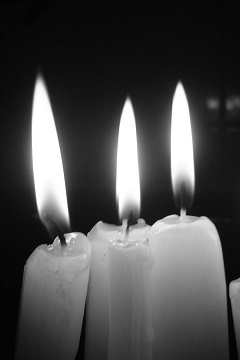
#> input picture SPR_HW04/code/q6/dataset/sad_days_gray.jpg, 240 x 360 px, found by its file name
$ python a_b_c_d_e.py
#> lines starting #> are read from the running program, lines starting #| are printed output that depends on the picture
from PIL import Image
import numpy as np
import matplotlib.pyplot as plt


def load_image(infilename):

#> called with infilename = '/q6/dataset/sad_days_gray.jpg'
    img = Image.open(infilename)
#> img is the input picture: PIL image 240x360 RGB; min 0, max 255, mean 72.5
    img.load()
    data = np.asarray(img, dtype="int32" )

    return data


def extract_patch(img):

    patches = []

    for i in range(0, rows):

        for j in range(0, columns):

            tmp = img[patch_size*i:patch_size*(i+1), patch_size*j:patch_size*(j+1)]

            patches.append(tmp.flatten())

    patches = np.array(patches)

    return patches.transpose()

# Part A

image = load_image('/q6/dataset/sad_days_gray.jpg')

img = np.mean(image, axis=2)
#> img: shape (360, 240) float64

patch_size = 8

img_h = np.shape(img)[0]
#> img_h = 360

img_w = np.shape(img)[1]
#> img_w = 240

rows = np.shape(img)[0] // patch_size
#> rows = 45

columns = np.shape(img)[1] // patch_size
#> columns = 30

patchs = extract_patch(img)
#> after the loop in extract_patch, `for i in range(0, rows):`: patches = 1350 items
#> in extract_patch, `patches = np.array(patches)`:
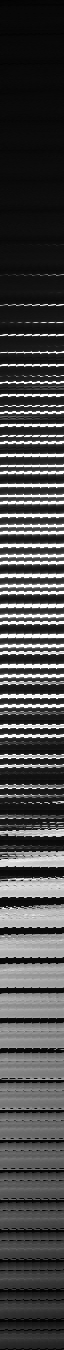
#> patches: shape (1350, 64) float64; min 0, max 255, mean 72.5
#> in extract_patch, `return patches.transpose()`:
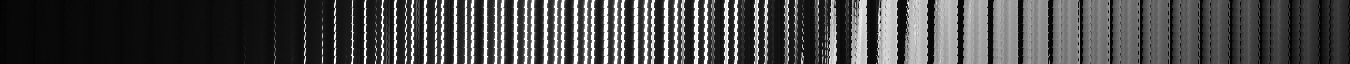
#> returned value: shape (64, 1350) float64; min 0, max 255, mean 72.5


# Part B

cov_matrix = np.cov(patchs)
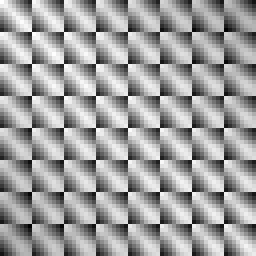
#> cov_matrix: shape (64, 64) float64 (shown 4 times larger); min 4245.7, max 5636.5, mean 5117.1; drawn with min black and max white

eig_values, eig_vectors = np.linalg.eig(cov_matrix)
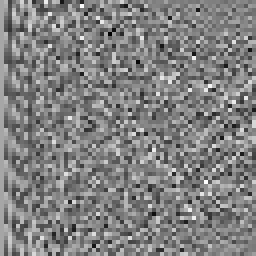
#> eig_vectors: shape (64, 64) float64 (shown 4 times larger); min -0.43, max 0.421, mean 0.00191; drawn with min black and max white
#> eig_values = 64 values, max 327601.2 at index 0, min 0.142 at index 53, mean 5547.5

print(np.shape(eig_vectors))
#| (64, 64)


# [112 lines left out: functions write_eigenvec_to_file, plot_eigen_vectors, compress, reconstruct_image, unpatch, show_img, not called in this run]


# recons_image_2 = unpatch(k2_recon)
#
# show_img(recons_image_2, 'Reconstructed by 2 eig_vec')
#
# recons_image_5 = unpatch(k5_recon)
#
# show_img(recons_image_5, 'Reconstructed by 5 eig_vec')
#
# recons_image_10 = unpatch(k10_recon)
#
# show_img(recons_image_10, 'Reconstructed by 10 eig_vec')
#
# recons_image_20 = unpatch(k20_recon)
#
# show_img(recons_image_20, 'Reconstructed by 20 eig_vec')
